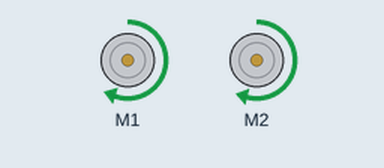
The sketch below on a simulated Arduino Uno, built with avr-gcc and run on an emulated ATmega328P. Shown: 2 × DC motor (green arrow = forward, orange = backward, longer = faster). At 4.0 s the program stops and its outputs stay as they are.

Above: at 0.1 s.
At 4.1 s:
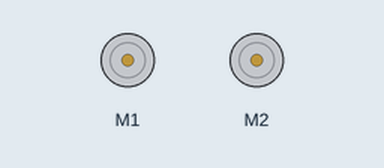
Timing chart, 0 to 5.5 s (numbered marks = the images above):
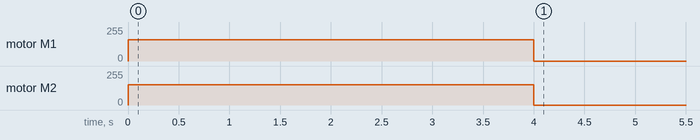

The sketch:

Milestone-1.ino
```cpp
#include <ZumoShield.h>

ZumoMotors motors;

const int LEFT_SPEED = 250;
const int RIGHT_SPEED = 0.96 * LEFT_SPEED;

void setup() {
  // put your setup code here, to run once:

}

void loop() {
  motors.setLeftSpeed(LEFT_SPEED);
  motors.setRightSpeed(RIGHT_SPEED);
  delay(4000);
  motors.setSpeeds(0, 0);
  while (true) {

  }

}
```

Measured:
- by itself, motor M1: stopped → forward 159/255 at 0.00 s, → stopped 4.0 s later
- by itself, motor M2: stopped → forward 153/255 at 0.00 s, → stopped 4.0 s later
